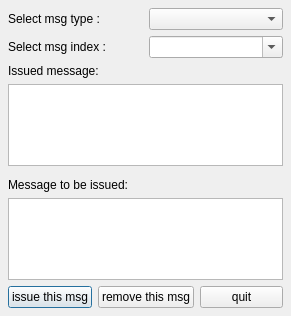
<ui version="4.0" >
 <author></author>
 <comment></comment>
 <exportmacro></exportmacro>
 <class>issueMsg</class>
 <widget class="QDialog" name="issueMsg" >
  <property name="geometry" >
   <rect>
    <x>0</x>
    <y>0</y>
    <width>291</width>
    <height>316</height>
   </rect>
  </property>
  <property name="windowTitle" >
   <string>issue message</string>
  </property>
  <layout class="QVBoxLayout" >
   <property name="margin" >
    <number>8</number>
   </property>
   <property name="spacing" >
    <number>6</number>
   </property>
   <item>
    <layout class="QHBoxLayout" >
     <property name="margin" >
      <number>0</number>
     </property>
     <property name="spacing" >
      <number>6</number>
     </property>
     <item>
      <widget class="QLabel" name="labelMsgType" >
       <property name="text" >
        <string>Select msg type :</string>
       </property>
      </widget>
     </item>
     <item>
      <widget class="QComboBox" name="comboMsgType" >
       <property name="editable" >
        <bool>false</bool>
       </property>
      </widget>
     </item>
    </layout>
   </item>
   <item>
    <layout class="QHBoxLayout" >
     <property name="margin" >
      <number>0</number>
     </property>
     <property name="spacing" >
      <number>6</number>
     </property>
     <item>
      <widget class="QLabel" name="labelMsgIndex" >
       <property name="text" >
        <string>Select msg index :</string>
       </property>
      </widget>
     </item>
     <item>
      <widget class="QComboBox" name="comboMsgIndex" >
       <property name="editable" >
        <bool>true</bool>
       </property>
      </widget>
     </item>
    </layout>
   </item>
   <item>
    <layout class="QVBoxLayout" >
     <property name="margin" >
      <number>0</number>
     </property>
     <property name="spacing" >
      <number>6</number>
     </property>
     <item>
      <widget class="QLabel" name="issuedMsg" >
       <property name="text" >
        <string>Issued message:</string>
       </property>
      </widget>
     </item>
     <item>
      <widget class="QTextBrowser" name="tbMsg" />
     </item>
    </layout>
   </item>
   <item>
    <widget class="QWidget" name="widget_2" />
   </item>
   <item>
    <layout class="QVBoxLayout" >
     <property name="margin" >
      <number>0</number>
     </property>
     <property name="spacing" >
      <number>6</number>
     </property>
     <item>
      <widget class="QLabel" name="labelInputMsg" >
       <property name="text" >
        <string>Message to be issued:</string>
       </property>
      </widget>
     </item>
     <item>
      <widget class="QTextEdit" name="teMsg" />
     </item>
    </layout>
   </item>
   <item>
    <layout class="QHBoxLayout" >
     <property name="margin" >
      <number>0</number>
     </property>
     <property name="spacing" >
      <number>6</number>
     </property>
     <item>
      <widget class="QPushButton" name="issueMsgButton" >
       <property name="text" >
        <string>issue this msg</string>
       </property>
      </widget>
     </item>
     <item>
      <widget class="QPushButton" name="removeMsgButton" >
       <property name="text" >
        <string>remove this msg</string>
       </property>
      </widget>
     </item>
     <item>
      <widget class="QPushButton" name="quitButton" >
       <property name="text" >
        <string>quit</string>
       </property>
      </widget>
     </item>
    </layout>
   </item>
  </layout>
  <widget class="QWidget" name="widget" >
   <property name="geometry" >
    <rect>
     <x>20</x>
     <y>290</y>
     <width>258</width>
     <height>25</height>
    </rect>
   </property>
  </widget>
 </widget>
 <pixmapfunction></pixmapfunction>
 <resources/>
 <connections>
  <connection>
   <sender>quitButton</sender>
   <signal>clicked()</signal>
   <receiver>issueMsg</receiver>
   <slot>reject()</slot>
   <hints>
    <hint type="sourcelabel" >
     <x>369</x>
     <y>253</y>
    </hint>
    <hint type="destinationlabel" >
     <x>179</x>
     <y>282</y>
    </hint>
   </hints>
  </connection>
 </connections>
</ui>
